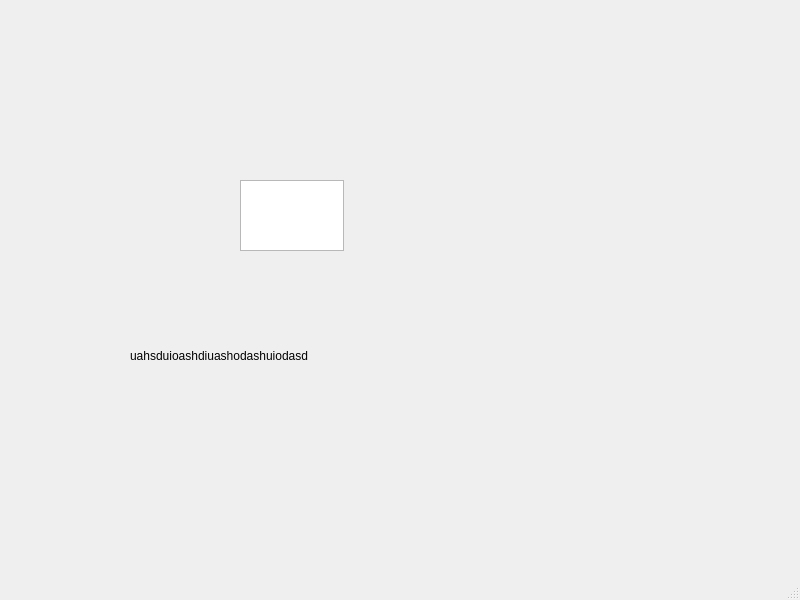
<?xml version="1.0" encoding="UTF-8"?>
<ui version="4.0">
 <class>MainWindow</class>
 <widget class="QMainWindow" name="MainWindow">
  <property name="geometry">
   <rect>
    <x>0</x>
    <y>0</y>
    <width>800</width>
    <height>600</height>
   </rect>
  </property>
  <property name="windowTitle">
   <string>MainWindow</string>
  </property>
  <widget class="QWidget" name="centralwidget">
   <widget class="QTextEdit" name="textEdit">
    <property name="geometry">
     <rect>
      <x>240</x>
      <y>180</y>
      <width>104</width>
      <height>71</height>
     </rect>
    </property>
   </widget>
   <widget class="QLabel" name="label">
    <property name="geometry">
     <rect>
      <x>130</x>
      <y>280</y>
      <width>251</width>
      <height>151</height>
     </rect>
    </property>
    <property name="text">
     <string>uahsduioashdiuashodashuiodasd</string>
    </property>
   </widget>
  </widget>
  <widget class="QMenuBar" name="menubar">
   <property name="geometry">
    <rect>
     <x>0</x>
     <y>0</y>
     <width>800</width>
     <height>21</height>
    </rect>
   </property>
  </widget>
  <widget class="QStatusBar" name="statusbar"/>
 </widget>
 <resources/>
 <connections/>
</ui>
